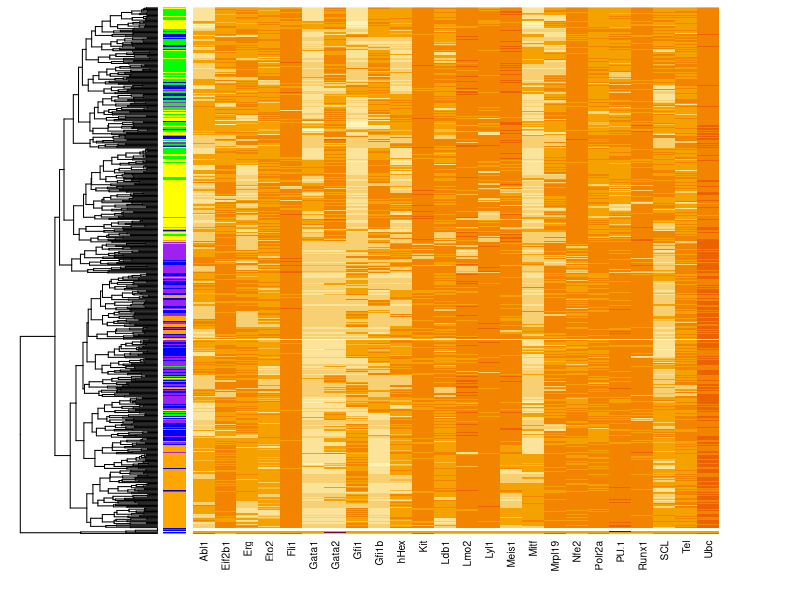

Reproduce this figure in R.
library(dplyr)

## hierarchical clustering on data taken from V Moignard et al, 2013. 
## Data can be downloaded here:
## https://www.ncbi.nlm.nih.gov/pmc/articles/PMC3796878/

## Loading the data
data <- read.csv("../data/NIHMS53736-supplement-9.csv")
str(data)

## Dropping sample tags
data.n <- select(data, -Cell) 

## Processing cell cathegories
cellTypes <- gsub("[[:digit:]]","",data$Cell)

## color assignment
colors <- cellTypes
colors <- ifelse(colors=="CLP","purple",colors)
colors <- ifelse(colors=="GMP","orange",colors)
colors <- ifelse(colors=="HSC","green",colors)
colors <- ifelse(colors=="LMPP","blue",colors)
colors <- ifelse(colors=="PreMegE","yellow",colors)

## Performing hierarchical clustering and ploting
## heatmap
heatmap(1/(log(as.matrix(data.n+1))),Colv = NA,
        RowSideColors = colors,labRow = FALSE)
